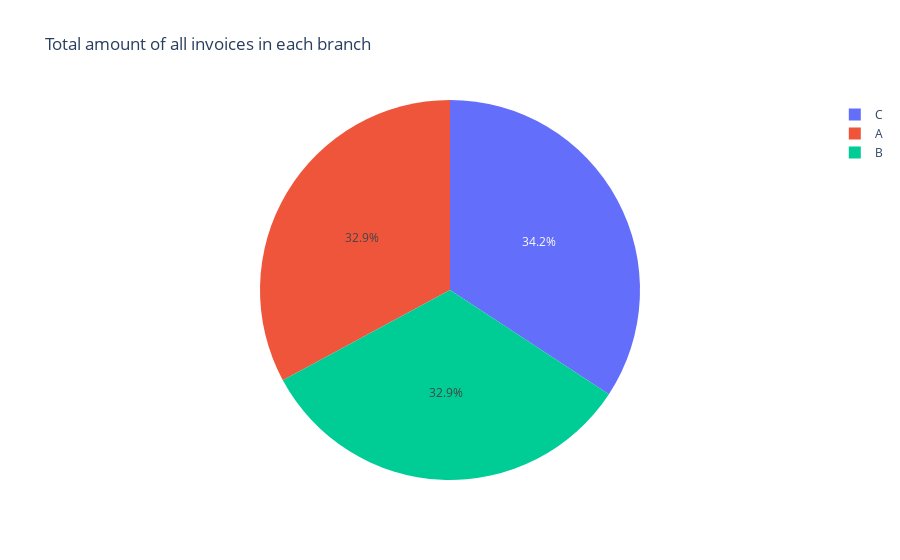

Write notebook code for a chart like this one.
### Markdown cell above
## *Now we can Say the most branch Make big Sales Movement in All Time is `branch C` and then `branch B` and then `branch A`*
### It is calear that the branch 'A' has less sales Movement than the other, we need more data to investigate why.

### Code cell
grouping = df.groupby('branch')['total'].sum()
px.pie(data_frame=grouping, names=grouping.index, values='total' ,title='Total amount of all invoices in each branch')

### Figure 1 — Plotly figure (JSON) as saved in the notebook; plotly's stock layout.template omitted (floating-point values rounded to 4 significant figures)
{"data": [{"domain": {"x": [0, 1], "y": [0, 1]}, "hovertemplate": "branch=%{label}<br>total=%{value}<extra></extra>", "labels": ["A", "B", "C"], "legendgroup": "", "name": "", "showlegend": true, "type": "pie", "values": [106200.0, 106200.0, 110600.0]}], "layout": {"legend": {"tracegroupgap": 0}, "title": {"text": "Total amount of all invoices in each branch"}}}
